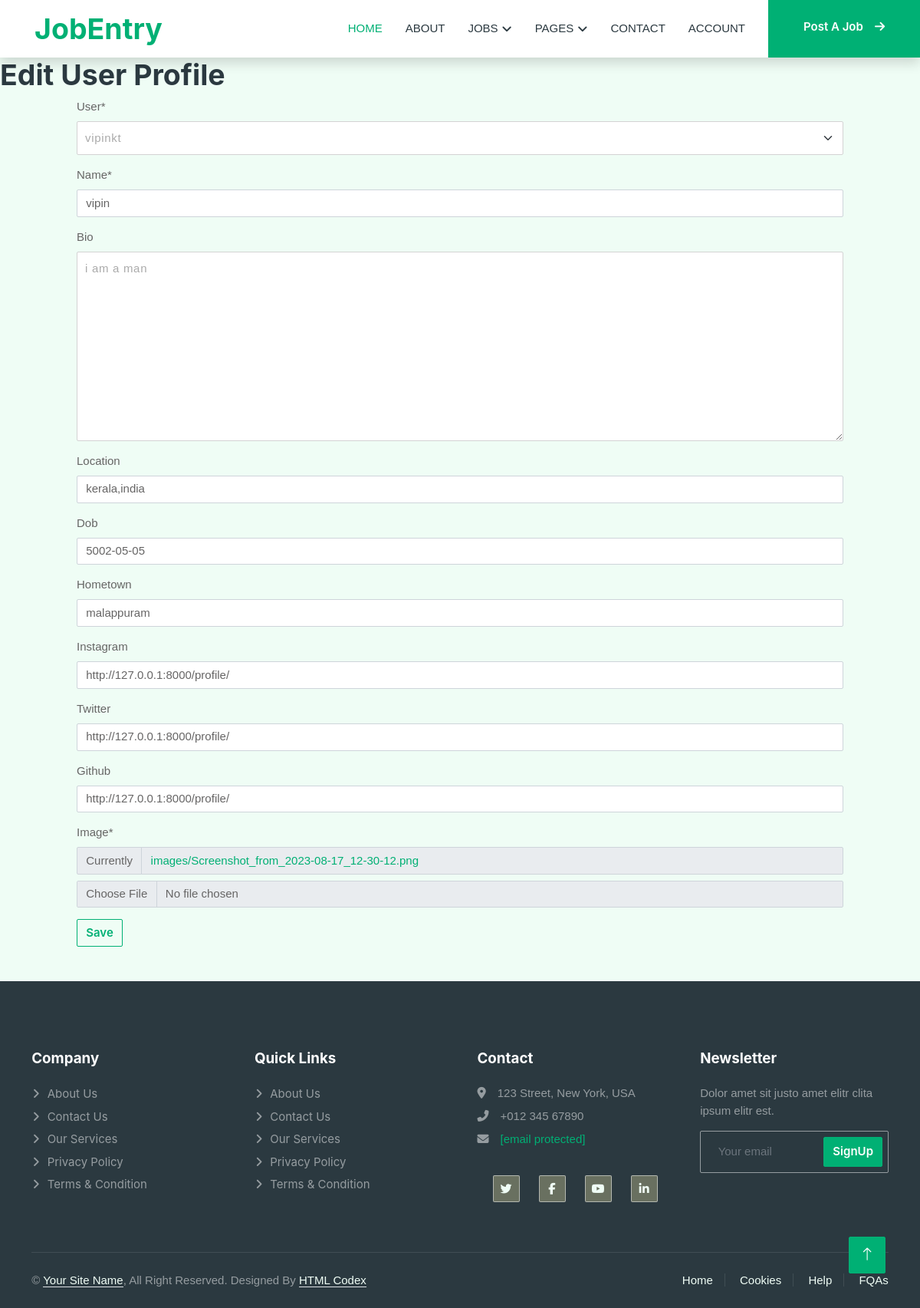
Screenshot of /profile/update/11/ (signed in) with the database file from the repository.
### web/models.py (models this page shows, shortened)
class UserProfile(models.Model):
    user = models.OneToOneField(User, on_delete=models.CASCADE)
    name = models.CharField(max_length=100)
    bio = models.TextField(blank=True)
    location = models.CharField(max_length=50, blank=True)
    dob = models.DateField(null=True, blank=True)
    hometown = models.CharField(max_length=50, blank=True)
    instagram = models.URLField(blank=True)
    twitter = models.URLField(blank=True)
    github = models.URLField(blank=True)
    image = models.ImageField(upload_to="images/")

### web/views.py (the view)
# urls.py: path('profile/update/<int:pk>/', UserProfileUpdateView.as_view(), name='profile_update'),
class UserProfileUpdateView(LoginRequiredMixin, UpdateView):
    model = UserProfile
    form_class = UserProfileForm
    template_name = 'profile_update.html'
    success_url =reverse_lazy("web:profile")

### web/forms.py
class UserProfileForm(forms.ModelForm):
    class Meta:
        model = UserProfile
        fields = '__all__'

### templates/profile_update.html (shortened to what this page needs)
{% extends 'base.html' %}
{% load static crispy_forms_tags %}
{% block content %}
<h1>Edit User Profile</h1>
<form class="mx-auto" method="post" enctype="multipart/form-data" id="profile_update">
  {{ form|crispy}}
  <button type="submit" class="btn btn-light btn-outline-primary mr-2">Save</button>
</form>
{% endblock %}

### static/web/css/style.css (style rules this page uses)
:root { --primary: #00B074; --secondary: #2B9BFF; --light: #EFFDF5; --dark: #2B3940 }
.btn { font-family: inter, sans-serif; font-weight: 600; transition: .5s }
:root { back3ground-color: #FCFEFD; font-family: helvetica, arial, sans-serif; font-size: 15px; }
input, select, textarea { display: block; box-sizing: border-box; width: 100%; outline: none; border: none; border-radius: 2px; -webkit-appearance: none; -moz-appearance: none; appearance: none; }
.input, .select, .textarea { padding: 10px; border:1px solid lightgray; background-color: white;color:#aaa;letter-spacing:.7px; }
.textarea { min-height: 100px; resize: vertical; }
.input, .checkbox-label:before, .radio-label:before, .checkbox-label:after, .radio-label:after, .select, .textarea, .checkbox-label, .radio-label { margin-bottom: 1em; }
.select { position: relative; z-index: 1; padding-right: 40px; }
#profile_update { width: 1000px; }

### rows the page displays
UserProfile: user "vipinkt", name "vipin", bio "i am a man", location "kerala,india", dob "5002-05-05", hometown "malappuram", instagram "http://127.0.0.1:8000/profile/", twitter "http://127.0.0.1:8000/profile/", github "http://127.0.0.1:8000/profile/"
